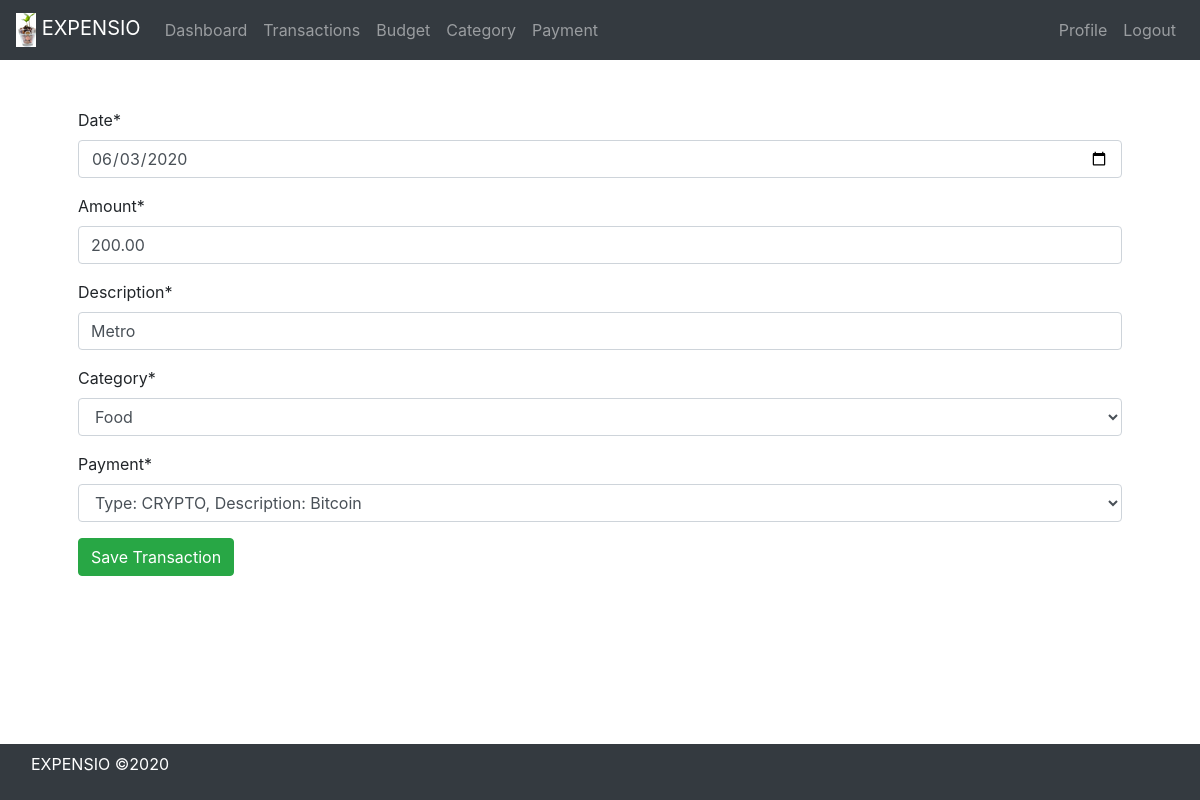
/transaction/15/edit (signed in), run on an earlier commit of the app's database.
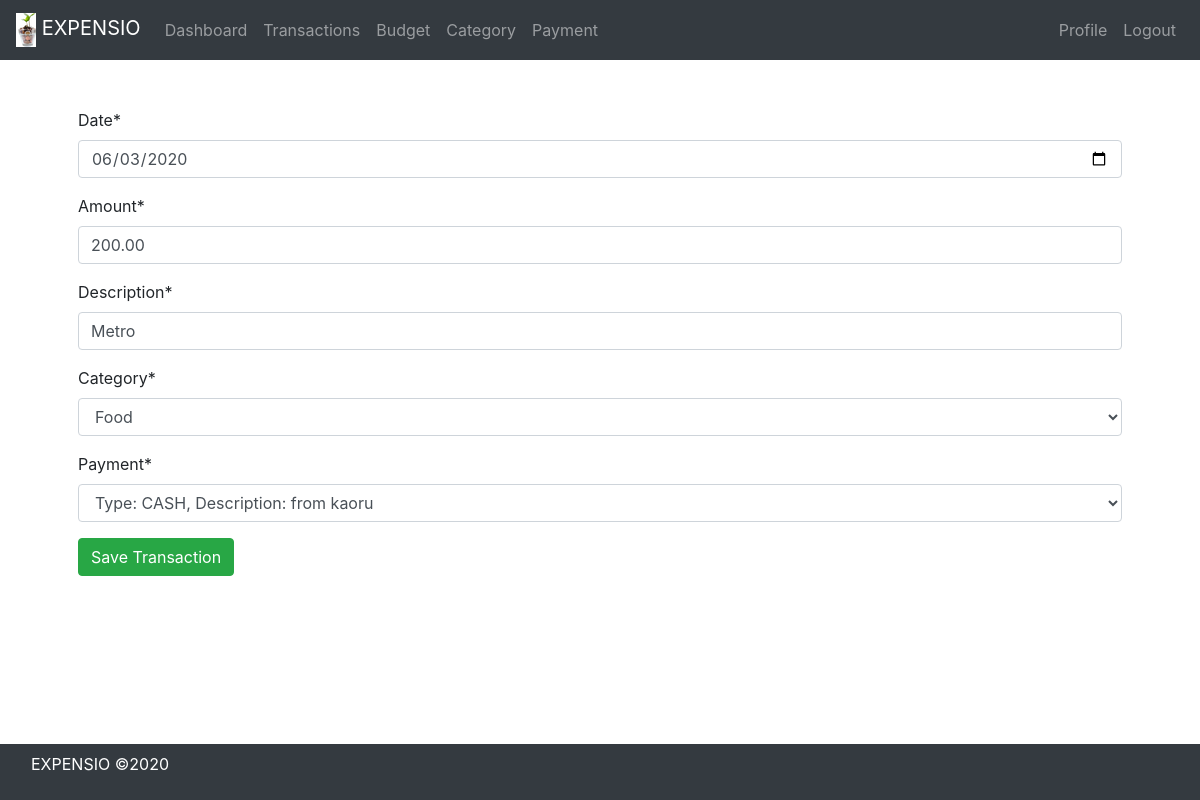
And on a later commit of the database.
### transaction_expense/models.py (models this page shows)
class Transaction_Expense(models.Model):
    date = models.DateTimeField()
    amount = models.DecimalField(max_digits=19, decimal_places=2)
    description = models.CharField(max_length=200, default="")
    user = models.ForeignKey("auth.User", on_delete=models.CASCADE)
    category = models.ForeignKey(Category, on_delete=models.CASCADE, null=True)
    payment = models.ForeignKey(Payment, on_delete=models.CASCADE, null=True)

### payment/models.py (models this page shows)
class Payment(models.Model):
    VISA = "VISA"
    MASTERCARD = "MASTERCARD"
    BANK = "BANK"
    CRYPTO = "CRYPTO"
    CASH = "CASH"
    PAYMENT_TYPE = [
        (CASH, "Cash"),
        (VISA, "Visa"),
        (MASTERCARD, "Mastercard"),
        (BANK, "Bank"),
        (CRYPTO, "Crypto"),
    ]
    type = models.CharField(max_length=50, choices=PAYMENT_TYPE, default=CASH, )
    date = models.DateTimeField()
    description = models.CharField(max_length=100, default="")
    user = models.ForeignKey("auth.User", on_delete=models.CASCADE)
    def __str__(self):
        return f"Type: {self.type}, Description: {self.description}"

### transaction_expense/views.py (the view)
class TransactionExpenseEditView(UpdateView):
    form_class = TransactionExpenseForm
    model = Transaction_Expense
    success_url = "/transaction"
    template_name = "add_transaction.html"
    def get_form(self, *args, **kwargs):
        form = super(TransactionExpenseEditView, self).get_form(*args, **kwargs)
        form.fields["category"].queryset = Category.objects.filter(
            user=self.request.user
        )
        form.fields["payment"].queryset = Payment.objects.filter(user=self.request.user)
        return form
    def get_object(self, *args, **kwargs):
        expense_found = super(TransactionExpenseEditView, self).get_object(
            *args, **kwargs
        )
        if not expense_found.user == self.request.user:
            raise Http404
        return expense_found

### transaction_expense/views.py
class TransactionExpenseForm(forms.ModelForm):
    class Meta:
        model = Transaction_Expense
        fields = ("date", "amount", "description", "category", "payment")
        widgets = {"date": DateInput()}

### category/models.py (called while the page is built)
    def __str__(self):
        return str(self.name)

### transaction_expense/templates/add_transaction.html (shortened to what this page needs)
{% extends 'base.html' %}
{% load crispy_forms_tags %}
{% block content %}
    <form method="post">
        {{ form | crispy }}
        <button type="submit" class="btn btn-success">Save Transaction</button>
    </form>
{% endblock %}

What changed in the data, as far as the page shows it:
changed Transaction_Expense "Food": payment "Type: CRYPTO, Description: Bitcoin" → "Type: CASH, Description: from kaoru"
